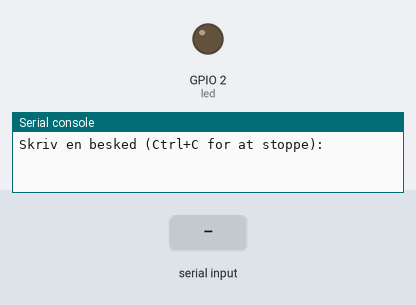
Bench run of a program on a simulated ESP32 board running MicroPython. Parts: output pins drawn as LEDs (lit = HIGH), the last lines printed to the serial console. The test bench sets the inputs (shaded band).

Above: at 1.2 s.
1.3 s: "A" typed at the serial console, then Enter
At 2.1 s:
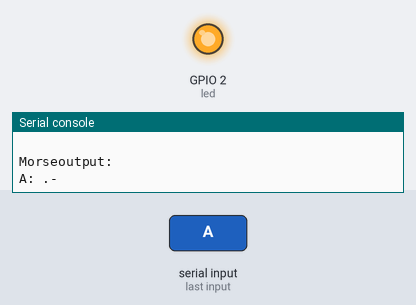
3.8 s: "B" typed at the serial console, then Enter
At 6.5 s:
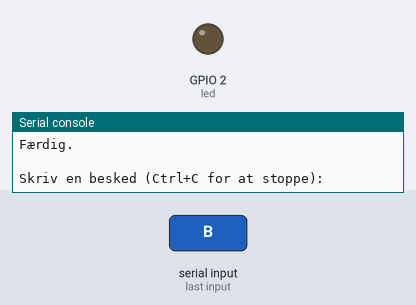
6.8 s: "C" typed at the serial console, then Enter
At 7.2 s:
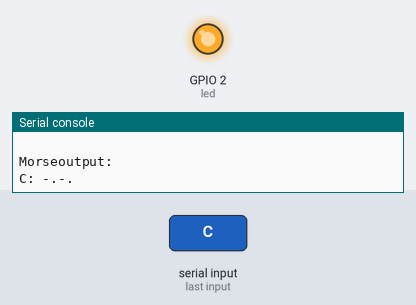
Timing chart, 0 to 10.5 s (numbered marks = the images above; inputs shaded):
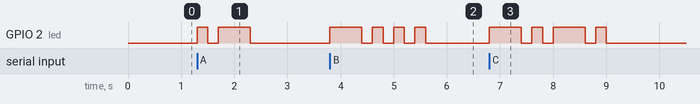

The program:

11_mini_1.py
```python
import machine
import time

# Morse-kode ordbog: Oversætter bogstaver og tal til morsekode
MORSE_CODE_DICT = {
    'A': '.-',     'B': '-...',   'C': '-.-.',
    'D': '-..',    'E': '.',      'F': '..-.',
    'G': '--.',    'H': '....',   'I': '..',
    'J': '.---',   'K': '-.-',    'L': '.-..',
    'M': '--',     'N': '-.',     'O': '---',
    'P': '.--.',   'Q': '--.-',   'R': '.-.',
    'S': '...',    'T': '-',      'U': '..-',
    'V': '...-',   'W': '.--',    'X': '-..-',
    'Y': '-.--',   'Z': '--..',
    '1': '.----',  '2': '..---',  '3': '...--',
    '4': '....-',  '5': '.....',  '6': '-....',
    '7': '--...',  '8': '---..',  '9': '----.',
    '0': '-----',  ' ': '/'  # Bruges til mellemrum i sætninger
}

# Initialiser GPIO2 som udgang til LED
led = machine.Pin(2, machine.Pin.OUT)

# Tidsindstillinger for morsekode
DOT = 0.2              # En prik varer 0.2 sekunder
DASH = DOT * 3         # En streg varer tre gange så længe som en prik
SYMBOL_SPACE = DOT     # Pause mellem prikker og streger i ét bogstav
LETTER_SPACE = DOT * 3 # Pause mellem bogstaver
WORD_SPACE = DOT * 7   # Pause mellem ord

# Funktion til at blinke morsekode for en given tekst
def blink_morse(message):
    print("\nMorseoutput:")
    for char in message.upper():
        code = MORSE_CODE_DICT.get(char, '')
        if not code:
            continue  # Spring tegn over som ikke findes i ordbogen

        if code == '/':
            # Mellemrum mellem ord
            print(' ', end='  ')
            time.sleep(WORD_SPACE)
        else:
            # Print tegn og tilsvarende morsekode
            print(f"{char}: {code}")
            for symbol in code:
                if symbol == '.':
                    led.on()
                    time.sleep(DOT)
                elif symbol == '-':
                    led.on()
                    time.sleep(DASH)
                led.off()
                time.sleep(SYMBOL_SPACE)
            time.sleep(LETTER_SPACE)
    print("Færdig.\n")

# Hovedloop: Spørger brugeren om input og blinker det i morsekode
while True:
    msg = input("Skriv en besked (Ctrl+C for at stoppe): ")
    blink_morse(msg)
```

Measured:
- after the input at 1.3 s, GPIO 2 (led): LOW → HIGH at once, → LOW 0.20 s later, → HIGH 0.20 s later, → LOW 0.60 s later
- after the input at 3.8 s, GPIO 2 (led): LOW → HIGH at once, then repeats every 0.40 s: LOW 0.20 s, HIGH 0.20 s, until it stays LOW from 5.6 s
- after the input at 6.8 s, GPIO 2 (led): LOW → HIGH at once, → LOW 0.60 s later, → HIGH 0.20 s later, → LOW 0.20 s later, … (8 changes in this stretch)
